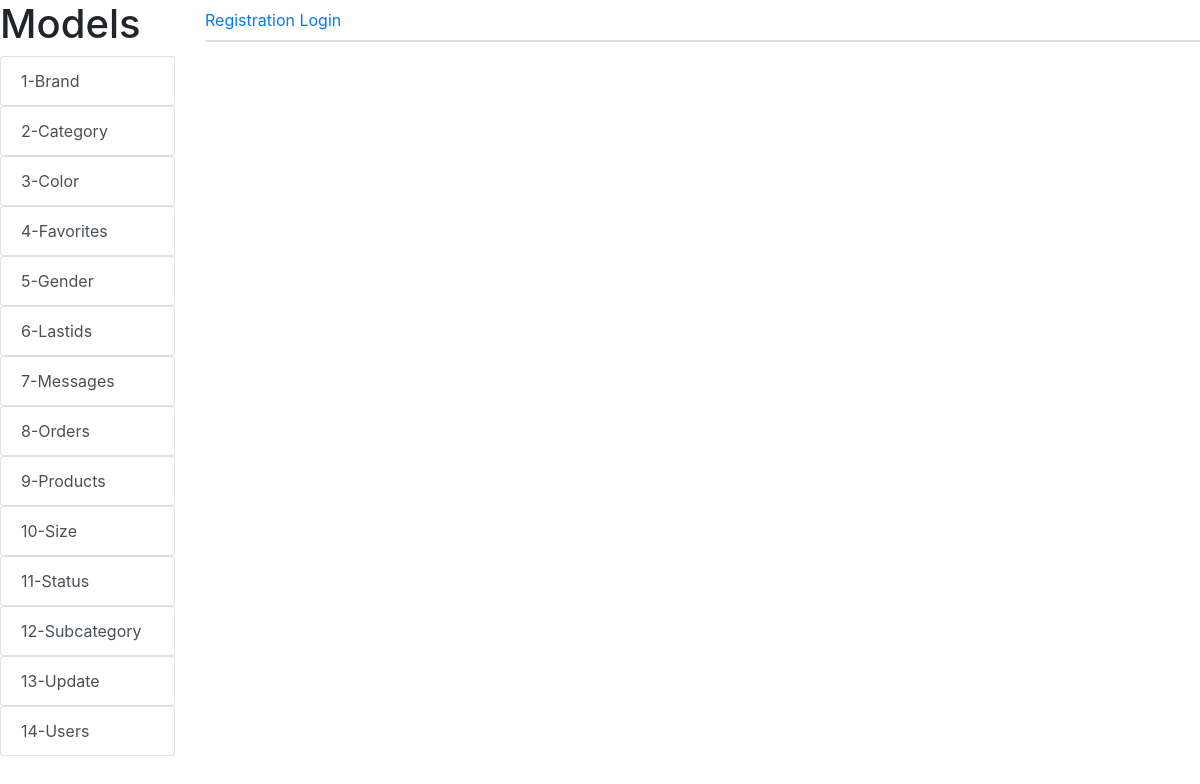
/size/, run on an earlier commit of the app's database.
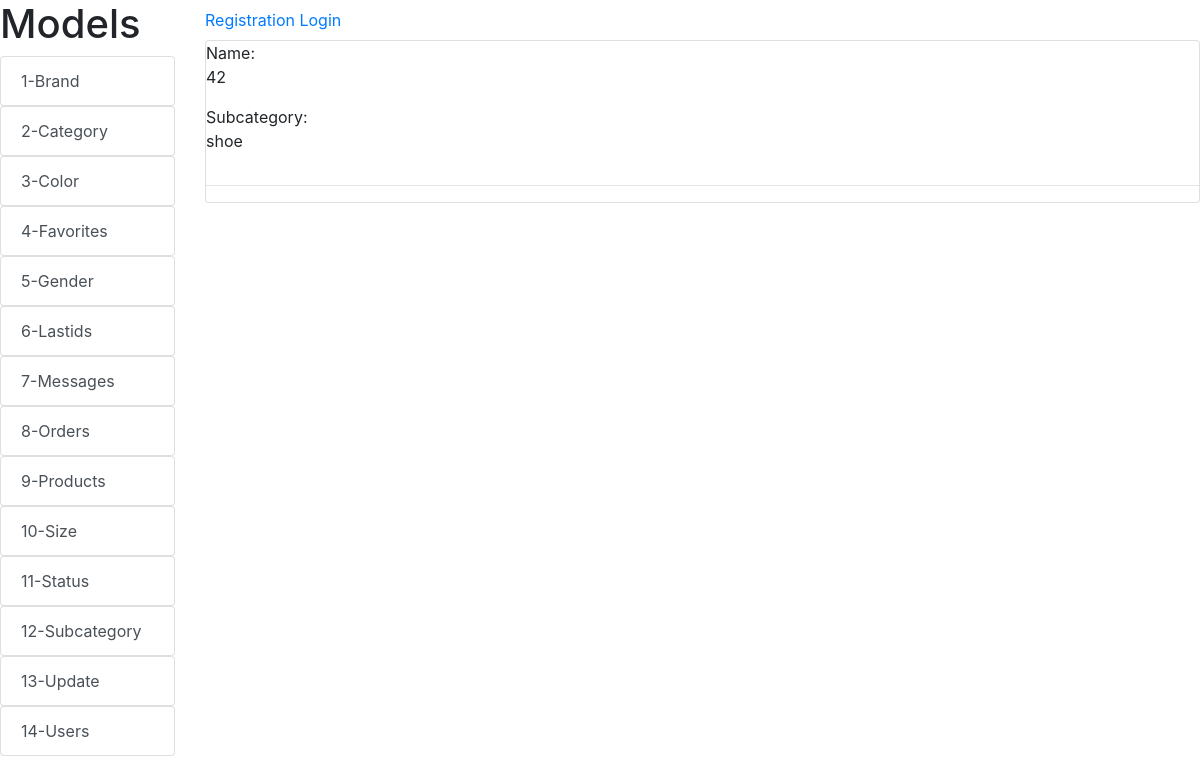
And on a later commit of the database.
### alemsite/models.py (models this page shows, shortened)
class Size(models.Model):
    name = models.CharField(max_length=100)
    subcategory = models.ForeignKey('Subcategory', on_delete=models.CASCADE)

class Subcategory(models.Model):
    category = models.ForeignKey('Category', on_delete=models.CASCADE, related_name='subcategory', default='')
    name = models.CharField(max_length=150,)
    def __str__(self):
        return self.name

### alemsite/views.py (the view)
# urls.py: path('size/', size, name='size'),
def size(request):
    size = Size.objects.all()
    return render(request, 'size/size.html', {'size':size})

### alemsite/templates/size/size.html
{% extends 'index.html'%}
{% block content %}
    {% for item in size %}
        Name:
    <p>{{ item.name }}</p>
        Subcategory:
    <p>{{ item.subcategory }}</p>
        <hr>
    {% endfor %}
{% endblock %}

What changed in the data, as far as the page shows it:
added Size: name "42", subcategory "shoe"
